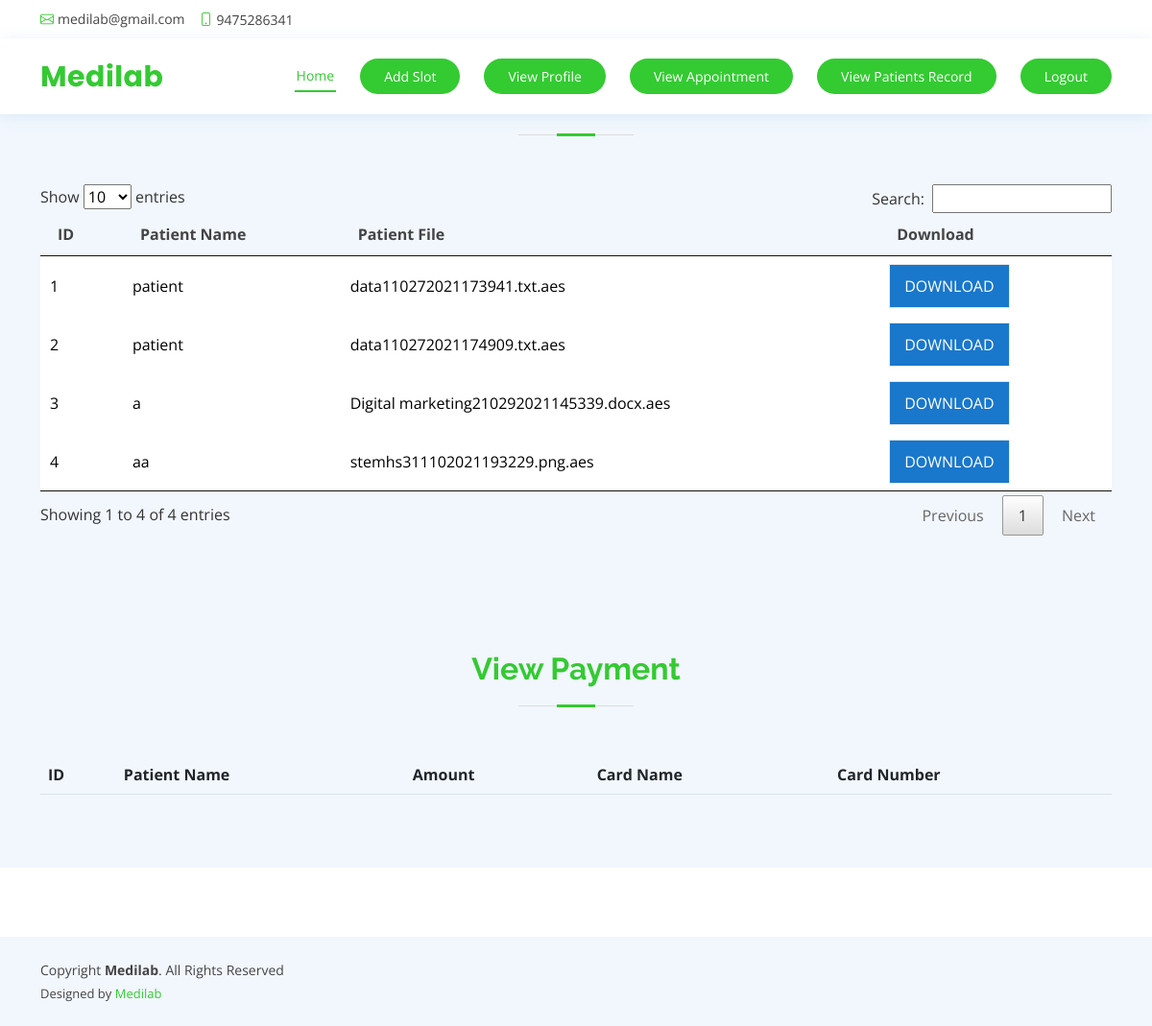
Page /viewdoctorrecord/ (signed in) on the committed database.
### basic/models.py (models this page shows)
class PatientRecord(models.Model):
    id = models.AutoField(primary_key=True)
    patient = models.ForeignKey(
        Patient, on_delete=models.CASCADE)
    doctor = models.ForeignKey(
        Doctor, on_delete=models.CASCADE)
    file = models.CharField(max_length=200)

class Patient(models.Model):
    id = models.AutoField(primary_key=True)
    name = models.CharField(max_length=100, default=None)
    email = models.CharField(max_length=100)
    username = models.CharField(max_length=130)
    password = models.CharField(max_length=100)
    gender = models.CharField(max_length=100)
    age = models.CharField(max_length=100, default=None)
    key = models.CharField(max_length=100)
    phone = models.CharField(max_length=100)

### basic/views.py (the view)
# urls.py: path('viewdoctorrecord/', views.viewdoctorrecord, name='viewdoctorrecord'),
def viewdoctorrecord(request):
    if request.session.has_key('dname'):
        temp=request.session['dname']
        user = Doctor.objects.get(username=request.session['dname'])
        a=user.id
        print(a)
        records = PatientRecord.objects.filter(doctor_id=user.id)
        sel=payment.objects.filter(dname=temp)
        return render(request, 'doctorrecord.html',{'data': records,'result':sel})

### basic/templates/doctorrecord.html (shortened to what this page needs)
{% load static %}
{% block content %}
<!DOCTYPE html>
<html lang="en">
<head>
    <link href="{% static 'assets/vendor/animate.css/animate.min.css' %}" rel="stylesheet">
    <link href="{% static 'assets/vendor/bootstrap/css/bootstrap.min.css' %}" rel="stylesheet">
    <link href="{% static 'assets/vendor/bootstrap-icons/bootstrap-icons.css' %}" rel="stylesheet">
    <link href="{% static 'assets/vendor/boxicons/css/boxicons.min.css' %}" rel="stylesheet">
    <link href="{% static 'assets/vendor/fontawesome-free/css/all.min.css' %}" rel="stylesheet">
    <link href="{% static 'assets/vendor/glightbox/css/glightbox.min.css' %}" rel="stylesheet">
    <link href="{% static 'assets/vendor/remixicon/remixicon.css' %}" rel="stylesheet">
    <link href="{% static 'assets/vendor/swiper/swiper-bundle.min.css' %}" rel="stylesheet">
    <link href="{% static 'assets/css/style.css' %}" rel="stylesheet">
    <link href="{% static 'datatable/jquery.dataTables.min.css' %}" rel="stylesheet" type="text/css" media="all">
</head>
<body>
<div id="topbar" class="d-flex align-items-center fixed-top">
    <div class="container d-flex justify-content-between">
        <div class="contact-info d-flex align-items-center">
            <i class="bi bi-envelope"></i> <a href="#">medilab@gmail.com</a>
            <i class="bi bi-phone"></i> 9475286341
        </div>
    </div>
</div>
<header id="header" class="fixed-top">
    <div class="container d-flex align-items-center">
        <h1 class="logo me-auto"><a href="index.html">Medilab</a></h1>
        <nav id="navbar" class="navbar order-last order-lg-0">
            <ul>
                <li><a class="nav-link scrollto active" href="#hero">Home</a></li>
            </ul>
        </nav>
		<a href="http://127.0.0.1:8000/slots" class="appointment-btn scrollto"><span class="d-none d-md-inline">Add Slot</span></a>
		<a href="http://127.0.0.1:8000/doctorprofile" class="appointment-btn scrollto"><span class="d-none d-md-inline">View Profile</span></a>
		        <a href="http://127.0.0.1:8000/viewappointment" class="appointment-btn scrollto"><span class="d-none d-md-inline">View Appointment</span></a>
        <a href="http://127.0.0.1:8000/viewdoctorrecord" class="appointment-btn scrollto"><span class="d-none d-md-inline">View Patients Record</span></a>
        <a href="http://127.0.0.1:8000/logout" class="appointment-btn scrollto"><span class="d-none d-md-inline">Logout</span></a>
    </div>
</header>
<main id="main">
    <section id="view" class="appointment section-bg"> -->
        <div class="container">
            <div class="section-title">
                <h2>View Patients Record</h2>
            </div>
            <table id="tableview">
                <thead>
                    <tr>
                        <th>ID</th>
                        <th>Patient Name</th>
                        <th>Patient File</th>
                        <th>Download</th>
                    </tr>
                </thead>
                <tbody>
                {% for record in data %}
                <tr>
                    <td>{{record.id}}</td>
                    <td>{{record.patient.name}}</td>
                    <td>{{record.file}}</td>
                    <td><a href="{% url 'download' record.id %}"><input type="button" name="download" class="download" value="DOWNLOAD"></a></td>
                </tr>
                {% endfor %}
                </tbody>
            </table>
        </div>
    </section>
    <section id="view" class="appointment section-bg">
        <div class="container">
            <div class="section-title">
                <h2>View Payment</h2>
            </div>
            <table id="tableview" class='table'>
                <thead>
                    <tr>
                        <th>ID</th>
                        <th>Patient Name</th>
                        <th>Amount</th>
                        <th>Card Name</th>
                        <th>Card Number</th>
                    </tr>
                </thead>
            </table>
        </div>
    </section>
</main>
<br><br><br>
<footer id="footer">
    <div class="container d-md-flex py-4">
        <div class="me-md-auto text-center text-md-start">
            <div class="copyright">
                Copyright <strong><span>Medilab</span></strong>. All Rights Reserved
            </div>
            <div class="credits">
                Designed by <a href="#">Medilab</a>
            </div>
        </div>
    </div>
</footer>
</body>
</html>
{% endblock %}

### basic/static/assets/css/style.css (style rules this page uses)
body { font-family: "Open Sans", sans-serif; color: #444444; }
a { color: #34ca32; text-decoration: none; }
h1, h2, h3, h4, h5, h6 { font-family: "Raleway", sans-serif; }
#topbar { background: #fff; height: 40px; font-size: 14px; transition: all 0.5s; z-index: 996; }
#topbar .contact-info a { line-height: 1; color: #444444; transition: 0.3s; }
#topbar .contact-info i { color: #34ca32; padding-right: 4px; margin-left: 15px; line-height: 0; }
#topbar .contact-info i:first-child { margin-left: 0; }
#header { background: #fff; transition: all 0.5s; z-index: 997; padding: 15px 0; top: 40px; box-shadow: 0px 2px 15px rgba(25, 119, 204, 0.1); }
#header .logo { font-size: 30px; margin: 0; padding: 0; line-height: 1; font-weight: 700; letter-spacing: 0.5px; font-family: "Poppins", sans-serif; }
#header .logo a { color: #34ca32 }
.appointment-btn { margin-left: 25px; background: #34ca32; color: #fff; border-radius: 50px; padding: 8px 25px; white-space: nowrap; transition: 0.3s; font-size: 14px; display: inline-block; }
.navbar { padding: 0; }
.navbar ul { margin: 0; padding: 0; display: flex; list-style: none; align-items: center; }
.navbar li { position: relative; }
.navbar > ul > li { position: relative; white-space: nowrap; padding: 8px 0 8px 20px; }
.navbar a, .navbar a:focus { display: flex; align-items: center; justify-content: space-between; font-size: 14px; color: #34ca32 white-space: nowrap; transition: 0.3s; border-bottom: 2px solid #fff; padding: 5px 2px; }
.navbar a:hover, .navbar .active, .navbar .active:focus, .navbar li:hover > a { color: #34ca32; border-color: #34ca32; }
section { padding: 60px 0; overflow: hidden; }
.section-bg { background-color: #f1f7fd; }
.section-title { text-align: center; padding-bottom: 30px; }
.section-title h2 { font-size: 32px; font-weight: bold; margin-bottom: 20px; padding-bottom: 20px; position: relative; color: #34ca32 }
.section-title h2::before { content: ""; position: absolute; display: block; width: 120px; height: 1px; background: #ddd; bottom: 1px; left: calc(50% - 60px); }
.section-title h2::after { content: ""; position: absolute; display: block; width: 40px; height: 3px; background: #34ca32; bottom: 0; left: calc(50% - 20px); }
#footer { color: #444444; font-size: 14px; background: #f1f7fd; }
#footer .credits { padding-top: 5px; font-size: 13px; color: #444444; }

### basic/templates/doctorrecord.html (style rules this page uses)
input[name="download"] { color: white; position: relative; display: block; padding: 10px 15px; margin-bottom: -1px; background-color: transparent; border: 1px solid #E9E9E9; background-color:#1977cc; }

### rows in the picture
PatientRecord: id "1", patient.name "patient", file "data110272021173941.txt.aes"
PatientRecord: id "2", patient.name "patient", file "data110272021174909.txt.aes"
PatientRecord: id "3", patient.name "a", file "Digital marketing210292021145339.docx.aes"
PatientRecord: id "4", patient.name "aa", file "stemhs311102021193229.png.aes"
